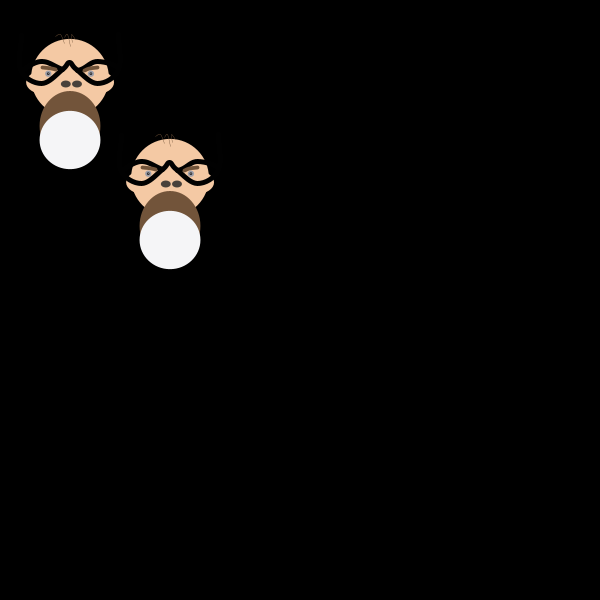
Frame 1 (no input)
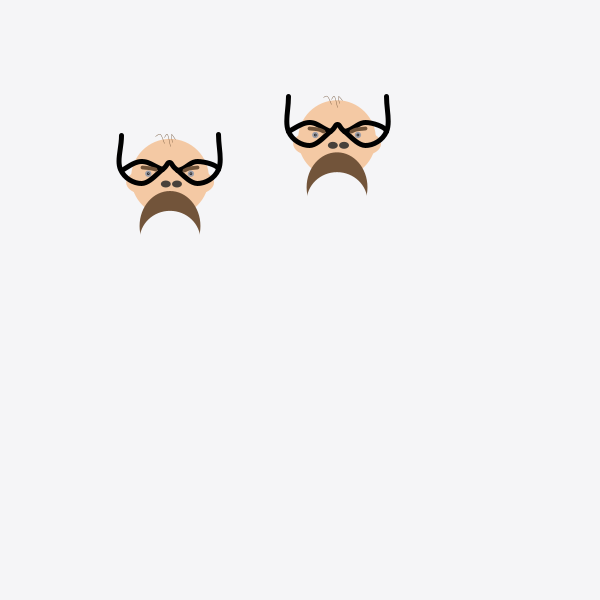
Frame 60 (the mouse pressed at the canvas centre just before this capture)
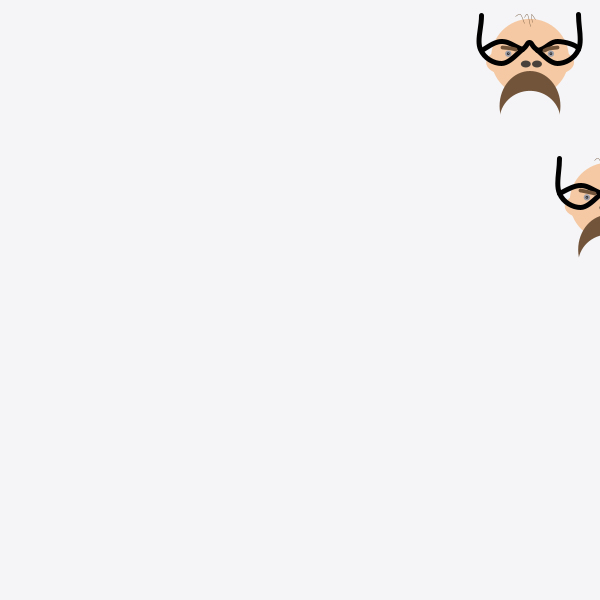
Frame 120 (the mouse held since frame 60 and released just before this capture)

The Processing sketch that drew these frames (run headless with seeded random() and noise(); from frame 60 on, the mouse is pressed at the canvas centre):

// Processing sketch: processing_89790
// ── processing_89790.pde

//// adam ben-dror 810161656
// Copyright Adam Ben-Dror 2013
// HW6

//move the mouse around onscreen to change speed of bouncing figure 
//press "a" to reset speed and location of figures

float x, y, wd, ht, z, x1, y1, xSpeed, ySpeed, x1Speed, y1Speed ; 
int br, bg, bb ;    //colors


void setup ()
{
  size(600,600);
  smooth ();
  wd = 140;
  ht = 140; 
  x=100;
  y=100;
  z=1;
  
 xSpeed=2;
 ySpeed=5;
 x1Speed=random (0, 7);
 y1Speed= random (0, 4);

}

void draw()
{
  

  //RGB backround color 
  background (br,bg,bb) ;
  br = 245;
  bg = 245;
  bb = 247;
  
 moveHead(); 
    
  //ears 
  ears(); 
  ears1(); 

  //face
  face(); 
  face1(); 

  //glasses frame
  glasses(); 
  glasses1(); 
  
  //nose
  nose(); 
  nose1(); 

  //moustache
  moustache (); 
  moustache1 (); 

  //eyebrow
  eyebrow (); 
  eyebrow1 (); 

   //hair
  hair(); 
  hair1(); 

  //eyes
  eyes(); 
  eyes1(); 
  
  moveHead1();

}


void ears() //ears
{
  noStroke();
  fill(244, 201, 164);
  ellipse ( x+wd/1.45 , y+ht/1.7 , wd/4, ht/6); 
  ellipse ( x+wd/3.21 , y+ht/1.7 , wd/4, ht/6); 
  
}


void eyes() //eyes
{
  fill (98, 130, 171, 150); 
  noStroke ();
  ellipse(x+wd/2.9, y+ht/1.9, wd/22, ht/22);
  ellipse(x+wd/1.54, y+ht/1.9, wd/22, ht/22);

  fill (0, 0, 0, 180); 
  noStroke ();
  ellipse(x+wd/2.9, y+ht/1.9, wd/50, ht/50);
  ellipse(x+wd/1.54, y+ht/1.9, wd/50, ht/50);

  fill (255, 255, 255); 
  noStroke ();
  ellipse(x+wd/2.9, y+ht/1.9, wd/190, ht/190);
  ellipse(x+wd/1.54, y+ht/1.9, wd/190, ht/190);
}

void hair() //hair
{
  noFill();
  stroke (114, 84, 58); 
  strokeWeight (.4);

   //1
  beginShape(); 
  curveVertex(x+(.52*wd) , y+(.30*ht) );
  curveVertex(x+(.52*wd) , y+(.30*ht) );
  curveVertex(x+(.51*wd) , y+(.25*ht) );
  curveVertex(x+(.54*wd) , y+(.28*ht) );
  curveVertex(x+(.54*wd) , y+(.28*ht) );
  endShape();

  //2
  beginShape();
  curveVertex(x+(.46*wd) , y+(.31*ht) );
  curveVertex(x+(.46*wd) , y+(.31*ht) );
  curveVertex(x+(.43*wd) , y+(.25*ht) );
  curveVertex(x+(.40*wd) , y+(.26*ht) );
  curveVertex(x+(.40*wd) , y+(.26*ht) );
  endShape();

  //3
  beginShape();
  curveVertex(x+(.50*wd) , y+(.33*ht) );
  curveVertex(x+(.50*wd) , y+(.33*ht) );
  curveVertex(x+(.48*wd) , y+(.25*ht) );
  curveVertex(x+(.46*wd) , y+(.27*ht) );
  curveVertex(x+(.46*wd) , y+(.27*ht) );
  endShape();
}

void glasses() //glasses
{
  strokeWeight ( 5 );
  stroke ( 1, 1, 1 );
  noFill ();

  beginShape( );
  curveTightness ( - .1 );
  curveVertex(x+(.15*wd ), y );

  curveVertex(x+(.15*wd ), y+(.25*ht) );
  curveVertex(x+(.15*wd) , y+(.50*ht) );
  curveVertex(x+(.30*wd) , y+(.60*ht) );
  curveVertex(x+(.45*wd) , y+(.50*ht) );
  curveVertex(x+(.50*wd) , y+(.45*ht) );
  curveVertex(x+(.55*wd) , y+(.50*ht) );
  curveVertex(x+(.70*wd) , y+(.60*ht) );
  curveVertex(x+(.85*wd) , y+(.50*ht) );
  curveVertex(x+(.85*wd ), y+(.25*ht) );

  curveVertex(x+( .85*wd) , y );
  endShape();

  //line on frame

  //left
  beginShape(); 
  curveVertex(x+(.15*wd) , y+(.50*ht) );

  curveVertex(x+(.15*wd) , y+(.50*ht) );
  curveVertex(x+(.30*wd) , y+(.44*ht) );
  curveVertex(x+(.45*wd) , y+(.50*ht) );

  curveVertex(x+(.70*wd) , y+(.60*ht) );
  endShape();

  //right
  beginShape(); 
  curveVertex(x+(.35*wd) , y+(.50*ht) );

  curveVertex(x+(.55*wd) , y+(.50*ht) );
  curveVertex(x+(.70*wd) , y+(.44*ht) );
  curveVertex(x+(.85*wd) , y+(.50*ht) );

  curveVertex(x+(.70*wd) , y+(.60*ht) );
  endShape();
}

void face() //face
{
  noStroke();
  fill( 244, 201, 164 );
  ellipse ( x+wd/2 , y+ht/1.8 , wd/1.8, ht/1.8); 
}

void nose() //nose
{
  fill ( 72, 65, 59);
  noStroke ( );
  ellipse (x + .47 * wd, y + ht*.60, 10, 7); 
  ellipse (x + .55*wd, y +ht*.60, 10, 7);
}

void moustache() //moustache
{
  noStroke ();
  fill (114, 84, 58) ; 
  ellipse ( x+wd/2, y+ht*.90, wd/2.3, ht/2);
  fill (br,bg,bb) ;
  ellipse ( x+wd/2, y+ht*1, wd/2.3, ht/2.4);
}

void eyebrow () //eyebrow
{
  
  
 noFill();
  stroke (114, 84, 58); 
  strokeWeight (3.8);

  //left
  beginShape(); 
  curveVertex(x+(.60*wd) , y+(.5*ht) );
  curveVertex(x+(.60*wd) , y+(.50*ht) );
  curveVertex(x+(.64*wd) , y+(.49*ht) );
  curveVertex(x+(.70*wd) , y+(.48*ht) );
  curveVertex(x+(.70*wd) , y+(.48*ht) );
  endShape();

  //right
  beginShape();
  curveVertex(x+(.30*wd) , y+(.48*ht) );
  curveVertex(x+(.30*wd) , y+(.48*ht) );
  curveVertex(x+(.37*wd) , y+(.49*ht) );
  curveVertex(x+(.40*wd) , y+(.50*ht) );
  curveVertex(x+(.40*wd) , y+(.50*ht) );
  endShape();
}

void moveHead()
{
  x=x+(mouseX/100*xSpeed);
 
  if ((x > width*.80) || (x < -27 ))
  {xSpeed = -xSpeed;}
   
   y = y +(mouseY/100*ySpeed);
 
  if ((y > height*.80) || (y < -50))
  {ySpeed = -ySpeed;}
}



void easing(float easingCoefficient) //Easing
{
  // local variables
  // compute distance between current circle location and mouse location.
  float dx = mouseX - x;
  float dy = mouseY - y;
  
  // change x and y by an amount equal to the distance between 
  // the mouse and the circle multiplied by the easingCoefficient
  
  x = x + ( dx * easingCoefficient );
  y = y + ( dy * easingCoefficient );
}



void ears1() //ears
{
  noStroke();
  fill(244, 201, 164);
  ellipse ( x1+wd/1.45 , y1+ht/1.7 , wd/4, ht/6); 
  ellipse ( x1+wd/3.21 , y1+ht/1.7 , wd/4, ht/6); 
  
}


void eyes1() //eyes
{
  fill (98, 130, 171, 150); 
  noStroke ();
  ellipse(x1+wd/2.9, y1+ht/1.9, wd/22, ht/22);
  ellipse(x1+wd/1.54, y1+ht/1.9, wd/22, ht/22);

  fill (0, 0, 0, 180); 
  noStroke ();
  ellipse(x1+wd/2.9, y1+ht/1.9, wd/50, ht/50);
  ellipse(x1+wd/1.54, y1+ht/1.9, wd/50, ht/50);

  fill (255, 255, 255); 
  noStroke ();
  ellipse(x1+wd/2.9, y1+ht/1.9, wd/190, ht/190);
  ellipse(x1+wd/1.54, y1+ht/1.9, wd/190, ht/190);
}

void hair1() //hair
{
  noFill();
  stroke (114, 84, 58); 
  strokeWeight (.4);

   //1
  beginShape(); 
  curveVertex(x1+(.52*wd) , y1+(.30*ht) );
  curveVertex(x1+(.52*wd) , y1+(.30*ht) );
  curveVertex(x1+(.51*wd) , y1+(.25*ht) );
  curveVertex(x1+(.54*wd) , y1+(.28*ht) );
  curveVertex(x1+(.54*wd) , y1+(.28*ht) );
  endShape();

  //2
  beginShape();
  curveVertex(x1+(.46*wd) , y1+(.31*ht) );
  curveVertex(x1+(.46*wd) , y1+(.31*ht) );
  curveVertex(x1+(.43*wd) , y1+(.25*ht) );
  curveVertex(x1+(.40*wd) , y1+(.26*ht) );
  curveVertex(x1+(.40*wd) , y1+(.26*ht) );
  endShape();

  //3
  beginShape();
  curveVertex(x1+(.50*wd) , y1+(.33*ht) );
  curveVertex(x1+(.50*wd) , y1+(.33*ht) );
  curveVertex(x1+(.48*wd) , y1+(.25*ht) );
  curveVertex(x1+(.46*wd) , y1+(.27*ht) );
  curveVertex(x1+(.46*wd) , y1+(.27*ht) );
  endShape();
}

void glasses1() //glasses
{
  strokeWeight ( 5 );
  stroke ( 1, 1, 1 );
  noFill ();

  beginShape( );
  curveTightness ( - .1 );
  curveVertex(x1+(.15*wd ), y1 );

  curveVertex(x1+(.15*wd ), y1+(.25*ht) );
  curveVertex(x1+(.15*wd) , y1+(.50*ht) );
  curveVertex(x1+(.30*wd) , y1+(.60*ht) );
  curveVertex(x1+(.45*wd) , y1+(.50*ht) );
  curveVertex(x1+(.50*wd) , y1+(.45*ht) );
  curveVertex(x1+(.55*wd) , y1+(.50*ht) );
  curveVertex(x1+(.70*wd) , y1+(.60*ht) );
  curveVertex(x1+(.85*wd) , y1+(.50*ht) );
  curveVertex(x1+(.85*wd ), y1+(.25*ht) );

  curveVertex(x1+( .85*wd) , y1 );
  endShape();

  //line on frame

  //left
  beginShape(); 
  curveVertex(x1+(.15*wd) , y1+(.50*ht) );

  curveVertex(x1+(.15*wd) , y1+(.50*ht) );
  curveVertex(x1+(.30*wd) , y1+(.44*ht) );
  curveVertex(x1+(.45*wd) , y1+(.50*ht) );

  curveVertex(x1+(.70*wd) , y1+(.60*ht) );
  endShape();

  //right
  beginShape(); 
  curveVertex(x1+(.35*wd) , y1+(.50*ht) );

  curveVertex(x1+(.55*wd) , y1+(.50*ht) );
  curveVertex(x1+(.70*wd) , y1+(.44*ht) );
  curveVertex(x1+(.85*wd) , y1+(.50*ht) );

  curveVertex(x1+(.70*wd) , y1+(.60*ht) );
  endShape();
}

void face1() //face
{
  noStroke();
  fill( 244, 201, 164 );
  ellipse ( x1+wd/2 , y1+ht/1.8 , wd/1.8, ht/1.8); 
}

void nose1() //nose
{
  fill ( 72, 65, 59);
  noStroke ( );
  ellipse (x1 + .47 * wd, y1 + ht*.60, 10, 7); 
  ellipse (x1 + .55*wd, y1 +ht*.60, 10, 7);
}

void moustache1() //moustache
{
  noStroke ();
  fill (114, 84, 58) ; 
  ellipse ( x1+wd/2, y1+ht*.90, wd/2.3, ht/2);
  fill (br,bg,bb) ;
  ellipse ( x1+wd/2, y1+ht*1, wd/2.3, ht/2.4);
}

void eyebrow1 () //eyebrow
{
  
  
 noFill();
  stroke (114, 84, 58); 
  strokeWeight (3.8);

  //left
  beginShape(); 
  curveVertex(x1+(.60*wd) , y1+(.5*ht) );
  curveVertex(x1+(.60*wd) , y1+(.50*ht) );
  curveVertex(x1+(.64*wd) , y1+(.49*ht) );
  curveVertex(x1+(.70*wd) , y1+(.48*ht) );
  curveVertex(x1+(.70*wd) , y1+(.48*ht) );
  endShape();

  //right
  beginShape();
  curveVertex(x1+(.30*wd) , y1+(.48*ht) );
  curveVertex(x1+(.30*wd) , y1+(.48*ht) );
  curveVertex(x1+(.37*wd) , y1+(.49*ht) );
  curveVertex(x1+(.40*wd) , y1+(.50*ht) );
  curveVertex(x1+(.40*wd) , y1+(.50*ht) );
  endShape();
}


void moveHead1()
{
  x1=x1+x1Speed;
 
  if ((x1 > width) || (x1 < -40 ))
  {x1 = 0;}
   
   y1 = y1 + y1Speed;
 
  if ((y1 > height) || (y1 < -50))
  {y1 = 0;}
}



void keyPressed() {
   if (key == 'a')
  {
 y1Speed= random ( 10);
  x1Speed= random ( 10);
  x1 = random (0, width);
  y1 = random (0, height); 
  x = random (0, width);
  y = random (0, height); 

  }
  
}
